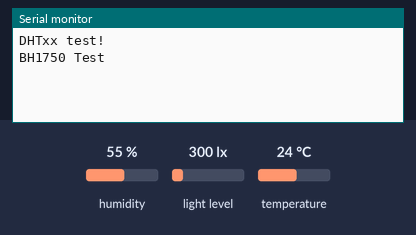
Recording of a program running on a simulated Arduino Uno, built with avr-gcc and run on an emulated ATmega328P. On the bench: the last lines printed to the serial monitor. Inputs (shaded band) come from the test bench; at power-on: humidity 55 %, light level 300 lx, temperature 24 °C.

Above: at 1.3 s.
1.4 s: humidity set to 22 %
At 3.4 s:
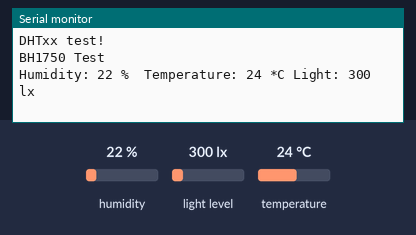
13.7 s: light level set to 40 lx
At 22.6 s:
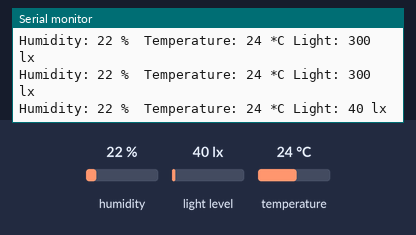
22.7 s: temperature set to 12 °C
31.7 s: light level set to 500 lx
At 33.3 s:
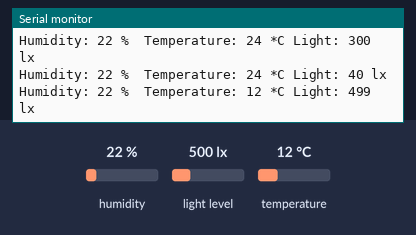
40.7 s: humidity set to 40 %
At 43.6 s:
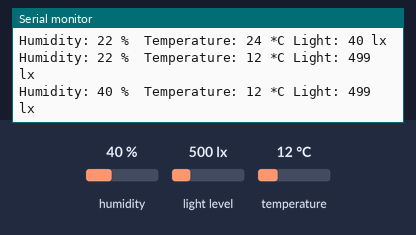
Timing chart, 0 to 45.1 s (numbered marks = the images above; inputs shaded):
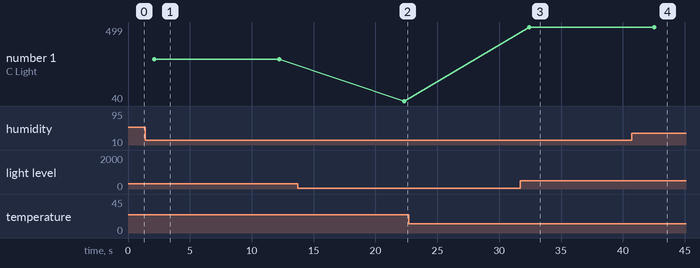

Measured:
- after the input at 1.4 s, the serial monitor: prints a new line after 0.71 s (image 1)
- after the input at 13.7 s, the serial monitor: prints a new line after 8.6 s (image 2)
- after the input at 31.7 s, the serial monitor: prints a new line after 0.73 s (image 3)
- after the input at 40.7 s, the serial monitor: prints a new line after 1.8 s (image 4)
- plotted number 1: 300 → 40 after the input at 13.7 s, 40 → 499 after the input at 31.7 s

The program:

main.cpp
```cpp
#include "Sensors.h"
#include <LowPower.h>

SENSORS sensors;

void setup()
{
  Serial.begin(115200);
  sensors.DHT_init();
  sensors.BH1750_init();
  delay(100); // give some time to send data over Serial before going to sleep
}


void loop()
{
  sensors.readTempHum();
  sensors.readLight();

  delay(50);
  LowPower.powerDown(SLEEP_8S, ADC_OFF, BOD_OFF);
  delay(50);
}
```

Sensors.cpp
```cpp
#include "Sensors.h"

DHT dht(DHTPIN, DHTTYPE);
BH1750 lightMeter(0x23);

SENSORS::SENSORS() {}
SENSORS::~SENSORS() {}

void SENSORS::DHT_init()
{
    Serial.println(F("DHTxx test!"));
    dht.begin();
}

void SENSORS::BH1750_init()
{
    lightMeter.begin(BH1750::CONTINUOUS_HIGH_RES_MODE);
    Serial.println(F("BH1750 Test"));
}
void SENSORS:: readTempHum()
{
    delay(2000);

    uint8_t h;
    uint8_t t;
    h = dht.readHumidity();
    t = dht.readTemperature();

    Serial.print(F("Humidity: "));
    Serial.print(h);
    Serial.print(" %\t");
    Serial.print(F("Temperature: "));
    Serial.print(t);
    Serial.print(F(" *C "));
}

void SENSORS::readLight()
{

    uint16_t lux;
    lux = lightMeter.readLightLevel();
    Serial.print(F("Light: "));
    Serial.print(lux);
    Serial.println(F(" lx"));

}
```

Sensors.h
```cpp
#ifndef Sensors_h
#define Sensors_h

#include <Arduino.h>
#include <Adafruit_Sensor.h>
#include <DHT.h>
#include <Wire.h>
#include <BH1750.h>

#define DHTPIN 2
#define DHTTYPE DHT22

class SENSORS
{
public:
    SENSORS();
    ~SENSORS();
    void DHT_init();
    void BH1750_init();
    void readTempHum();
    void readLight();
};

#endif
```
